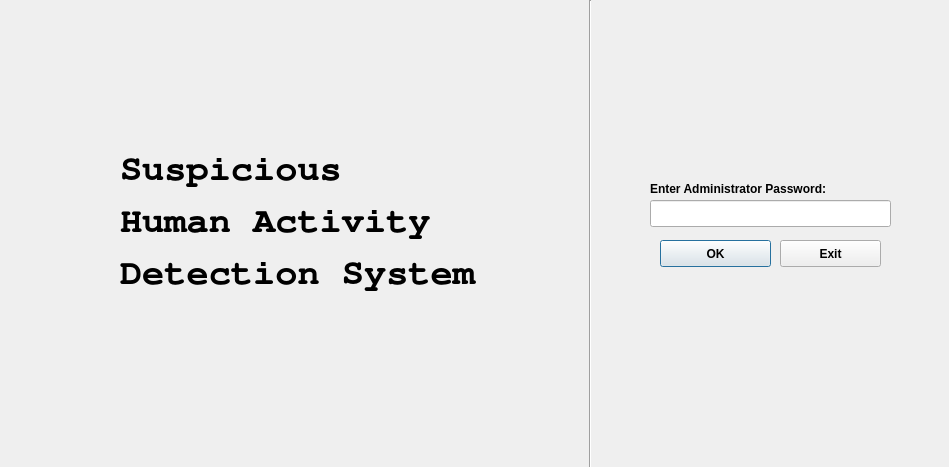
<?xml version="1.0" encoding="UTF-8"?>
<ui version="4.0">
 <class>Dialog</class>
 <widget class="QDialog" name="Dialog">
  <property name="geometry">
   <rect>
    <x>0</x>
    <y>0</y>
    <width>949</width>
    <height>467</height>
   </rect>
  </property>
  <property name="minimumSize">
   <size>
    <width>949</width>
    <height>467</height>
   </size>
  </property>
  <property name="maximumSize">
   <size>
    <width>949</width>
    <height>467</height>
   </size>
  </property>
  <property name="windowTitle">
   <string>Login</string>
  </property>
  <property name="windowOpacity">
   <double>0.960000000000000</double>
  </property>
  <property name="autoFillBackground">
   <bool>false</bool>
  </property>
  <widget class="QPushButton" name="login">
   <property name="geometry">
    <rect>
     <x>660</x>
     <y>240</y>
     <width>111</width>
     <height>27</height>
    </rect>
   </property>
   <property name="font">
    <font>
     <weight>75</weight>
     <bold>true</bold>
    </font>
   </property>
   <property name="text">
    <string>OK</string>
   </property>
  </widget>
  <widget class="QLineEdit" name="password">
   <property name="geometry">
    <rect>
     <x>650</x>
     <y>200</y>
     <width>241</width>
     <height>27</height>
    </rect>
   </property>
   <property name="inputMethodHints">
    <set>Qt::ImhHiddenText|Qt::ImhNoAutoUppercase|Qt::ImhNoPredictiveText</set>
   </property>
   <property name="echoMode">
    <enum>QLineEdit::Password</enum>
   </property>
   <property name="cursorMoveStyle">
    <enum>Qt::LogicalMoveStyle</enum>
   </property>
  </widget>
  <widget class="QLabel" name="label">
   <property name="geometry">
    <rect>
     <x>650</x>
     <y>180</y>
     <width>231</width>
     <height>17</height>
    </rect>
   </property>
   <property name="font">
    <font>
     <weight>75</weight>
     <bold>true</bold>
    </font>
   </property>
   <property name="text">
    <string>Enter Administrator Password:</string>
   </property>
  </widget>
  <widget class="QLabel" name="label_3">
   <property name="geometry">
    <rect>
     <x>120</x>
     <y>150</y>
     <width>381</width>
     <height>141</height>
    </rect>
   </property>
   <property name="font">
    <font>
     <family>Nimbus Mono L</family>
     <pointsize>28</pointsize>
     <weight>75</weight>
     <bold>true</bold>
    </font>
   </property>
   <property name="text">
    <string>Suspicious 
Human Activity 
Detection System</string>
   </property>
  </widget>
  <widget class="QPushButton" name="exitLogin">
   <property name="geometry">
    <rect>
     <x>780</x>
     <y>240</y>
     <width>101</width>
     <height>27</height>
    </rect>
   </property>
   <property name="font">
    <font>
     <weight>75</weight>
     <bold>true</bold>
    </font>
   </property>
   <property name="text">
    <string>Exit</string>
   </property>
  </widget>
  <widget class="Line" name="line">
   <property name="geometry">
    <rect>
     <x>580</x>
     <y>0</y>
     <width>20</width>
     <height>471</height>
    </rect>
   </property>
   <property name="orientation">
    <enum>Qt::Vertical</enum>
   </property>
  </widget>
 </widget>
 <resources/>
 <connections/>
</ui>
